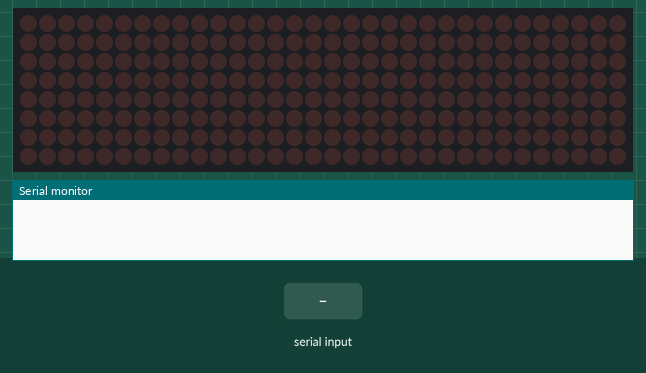
Recording of a sketch running on a simulated Arduino Uno, built with avr-gcc and run on an emulated ATmega328P. Shown: 32×8 LED matrix, the last lines printed to the serial monitor. The test bench sets the inputs (shaded band).

Above: at 1.2 s.
1.3 s: "1\n" received over Serial
At 1.52 s:
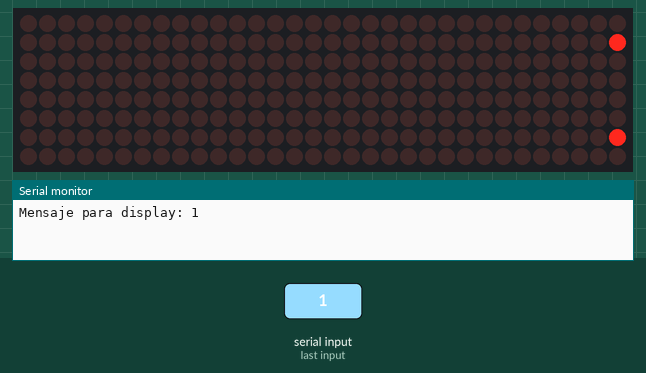
At 1.97 s:
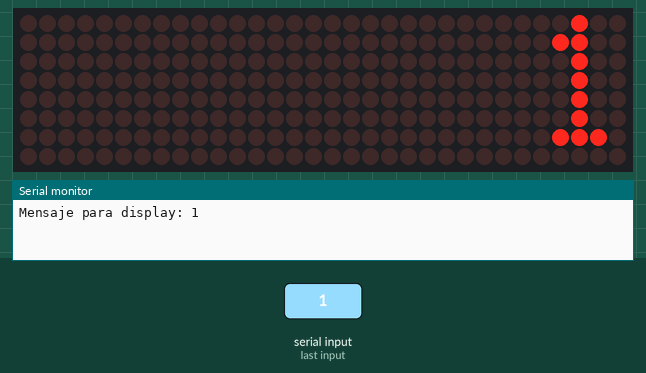
Timing chart, 0 to 4.3 s (numbered marks = the images above; inputs shaded):
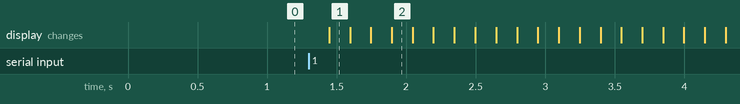

The sketch:

SendMessage_AMPQ.ino
```cpp
#include <MD_Parola.h>
#include <MD_MAX72xx.h>
#include <SPI.h>

#define HARDWARE_TYPE MD_MAX72XX::FC16_HW
#define MAX_DEVICES 4
#define CS_PIN 5

MD_Parola Display = MD_Parola(HARDWARE_TYPE, CS_PIN, MAX_DEVICES);

String message;

void setup() {
    Serial.begin(115200);
    Display.begin();
    Display.setIntensity(0);
    Display.displayClear();
}

void loop() {
    if (Serial.available() > 0) {
        message = Serial.readStringUntil('\n');  // Guarda el mensaje
        Serial.println("Mensaje para display: " + message);
        Display.displayClear();
        Display.displayScroll(message.c_str(), PA_RIGHT, PA_SCROLL_LEFT, 150);
    }

    if (Display.displayAnimate()) {
        Display.displayReset();
    }
}
```

Measured:
- after the input at 1.3 s, the display: changes after 0.15 s (image 1)
